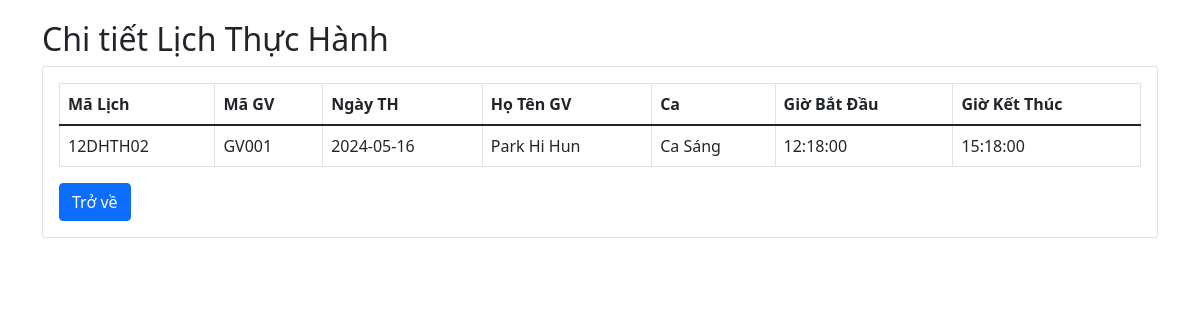
The app's page /DoAn_QLyPMT_Nhom11/lichThucHanh_detail.php?maLTH=12DHTH02 with its own data.
### tables this page shows
CREATE TABLE `ct_thuchanh` (
  `maLTH` varchar(30) NOT NULL,
  `maGV` varchar(30) NOT NULL,
  `ngayTH` date DEFAULT NULL,
  `hotenGV` varchar(30) DEFAULT NULL,
  `ca` varchar(30) DEFAULT NULL,
  `gioBD` time DEFAULT NULL,
  `gioKT` time DEFAULT NULL
);

CREATE TABLE `giaovien` (
  `maGV` varchar(30) NOT NULL,
  `hotenGV` varchar(30) DEFAULT NULL,
  `chuyennganh` varchar(100) NOT NULL,
  `ngaysinhGV` date DEFAULT NULL,
  `gioitinhGV` varchar(3) DEFAULT NULL,
  `sdtGV` varchar(10) NOT NULL,
  `diachiGV` varchar(30) DEFAULT NULL,
  `avatar` varchar(255) NOT NULL,
  `tendangnhap` varchar(30) NOT NULL,
  `matkhau` varchar(30) NOT NULL
);

### DoAn_QLyPMT_Nhom11/lichThucHanh_detail.php (the view, shortened to what this page needs)
<?php
include 'database.php';
?>
<!DOCTYPE html>
<html lang="en">
<head>
    <link rel="stylesheet" href="https://cdn.jsdelivr.net/npm/bootstrap@5.1.3/dist/css/bootstrap.min.css">
</head>
<body>
    <div class="container">
        <h2>Chi tiết Lịch Thực Hành</h2>
        <div class="card">
            <div class="card-body">
<?php
if(isset($_GET['maLTH'])) {
    $maLTH = $_GET['maLTH'];
    $sql = "SELECT * FROM ct_thuchanh WHERE maLTH = ?";
    $stmt = $conn->prepare($sql);
    $stmt->bind_param("s", $maLTH);
    $stmt->execute();
    $result = $stmt->get_result();
    if ($result->num_rows > 0) {
        $data = array();
        while($row = $result->fetch_assoc()) {
            $data[] = $row;
        }
        echo "<table class='table table-bordered'>";
        echo "<thead><tr><th>Mã Lịch</th><th>Mã GV</th><th>Ngày TH</th><th>Họ Tên GV</th><th>Ca</th><th>Giờ Bắt Đầu</th><th>Giờ Kết Thúc</th></tr></thead>";
        echo "<tbody>";
foreach($data as $row) {
    echo "<tr>";
    echo "<td>" . $row['maLTH'] . "</td>";
    echo "<td>" . $row['maGV'] . "</td>";
    echo "<td>" . $row['ngayTH'] . "</td>";
    $sql_gv_info = "SELECT hotenGV FROM giaovien WHERE maGV = ?";
    $stmt_gv_info = $conn->prepare($sql_gv_info);
    $stmt_gv_info->bind_param("s", $row['maGV']);
    $stmt_gv_info->execute();
    $result_gv_info = $stmt_gv_info->get_result();
    if ($result_gv_info->num_rows > 0) {
        $gv_info = $result_gv_info->fetch_assoc();
        echo "<td>" . $gv_info['hotenGV'] . "</td>";
    } else {
        echo "<td>Không tìm thấy thông tin giáo viên</td>";
    }
    echo "<td>" . $row['ca'] . "</td>";
    echo "<td>" . $row['gioBD'] . "</td>";
    echo "<td>" . $row['gioKT'] . "</td>";
    echo "</tr>";
}
        echo "</tbody>";
        echo "</table>";
    } else {
        echo "<p>Không có dữ liệu cho mã lịch thực hành này.</p>";
    }
} else {
    echo "<p>Không tìm thấy mã lịch thực hành.</p>";
}
?>
     <a href="lichThucHanh_index.php" class="btn btn-primary">Trở về</a>
            </div>
        </div>
    </div>
</body>
</html>

### DoAn_QLyPMT_Nhom11/lichThucHanh_detail.php (style rules this page uses)
.container { margin-top: 20px; }

### records on screen
ct_thuchanh: maLTH "12DHTH02", maGV "GV001", ngayTH "2024-05-16", giaovien.hotenGV "Park Hi Hun", ca "Ca Sáng", gioBD "12:18:00", gioKT "15:18:00"
